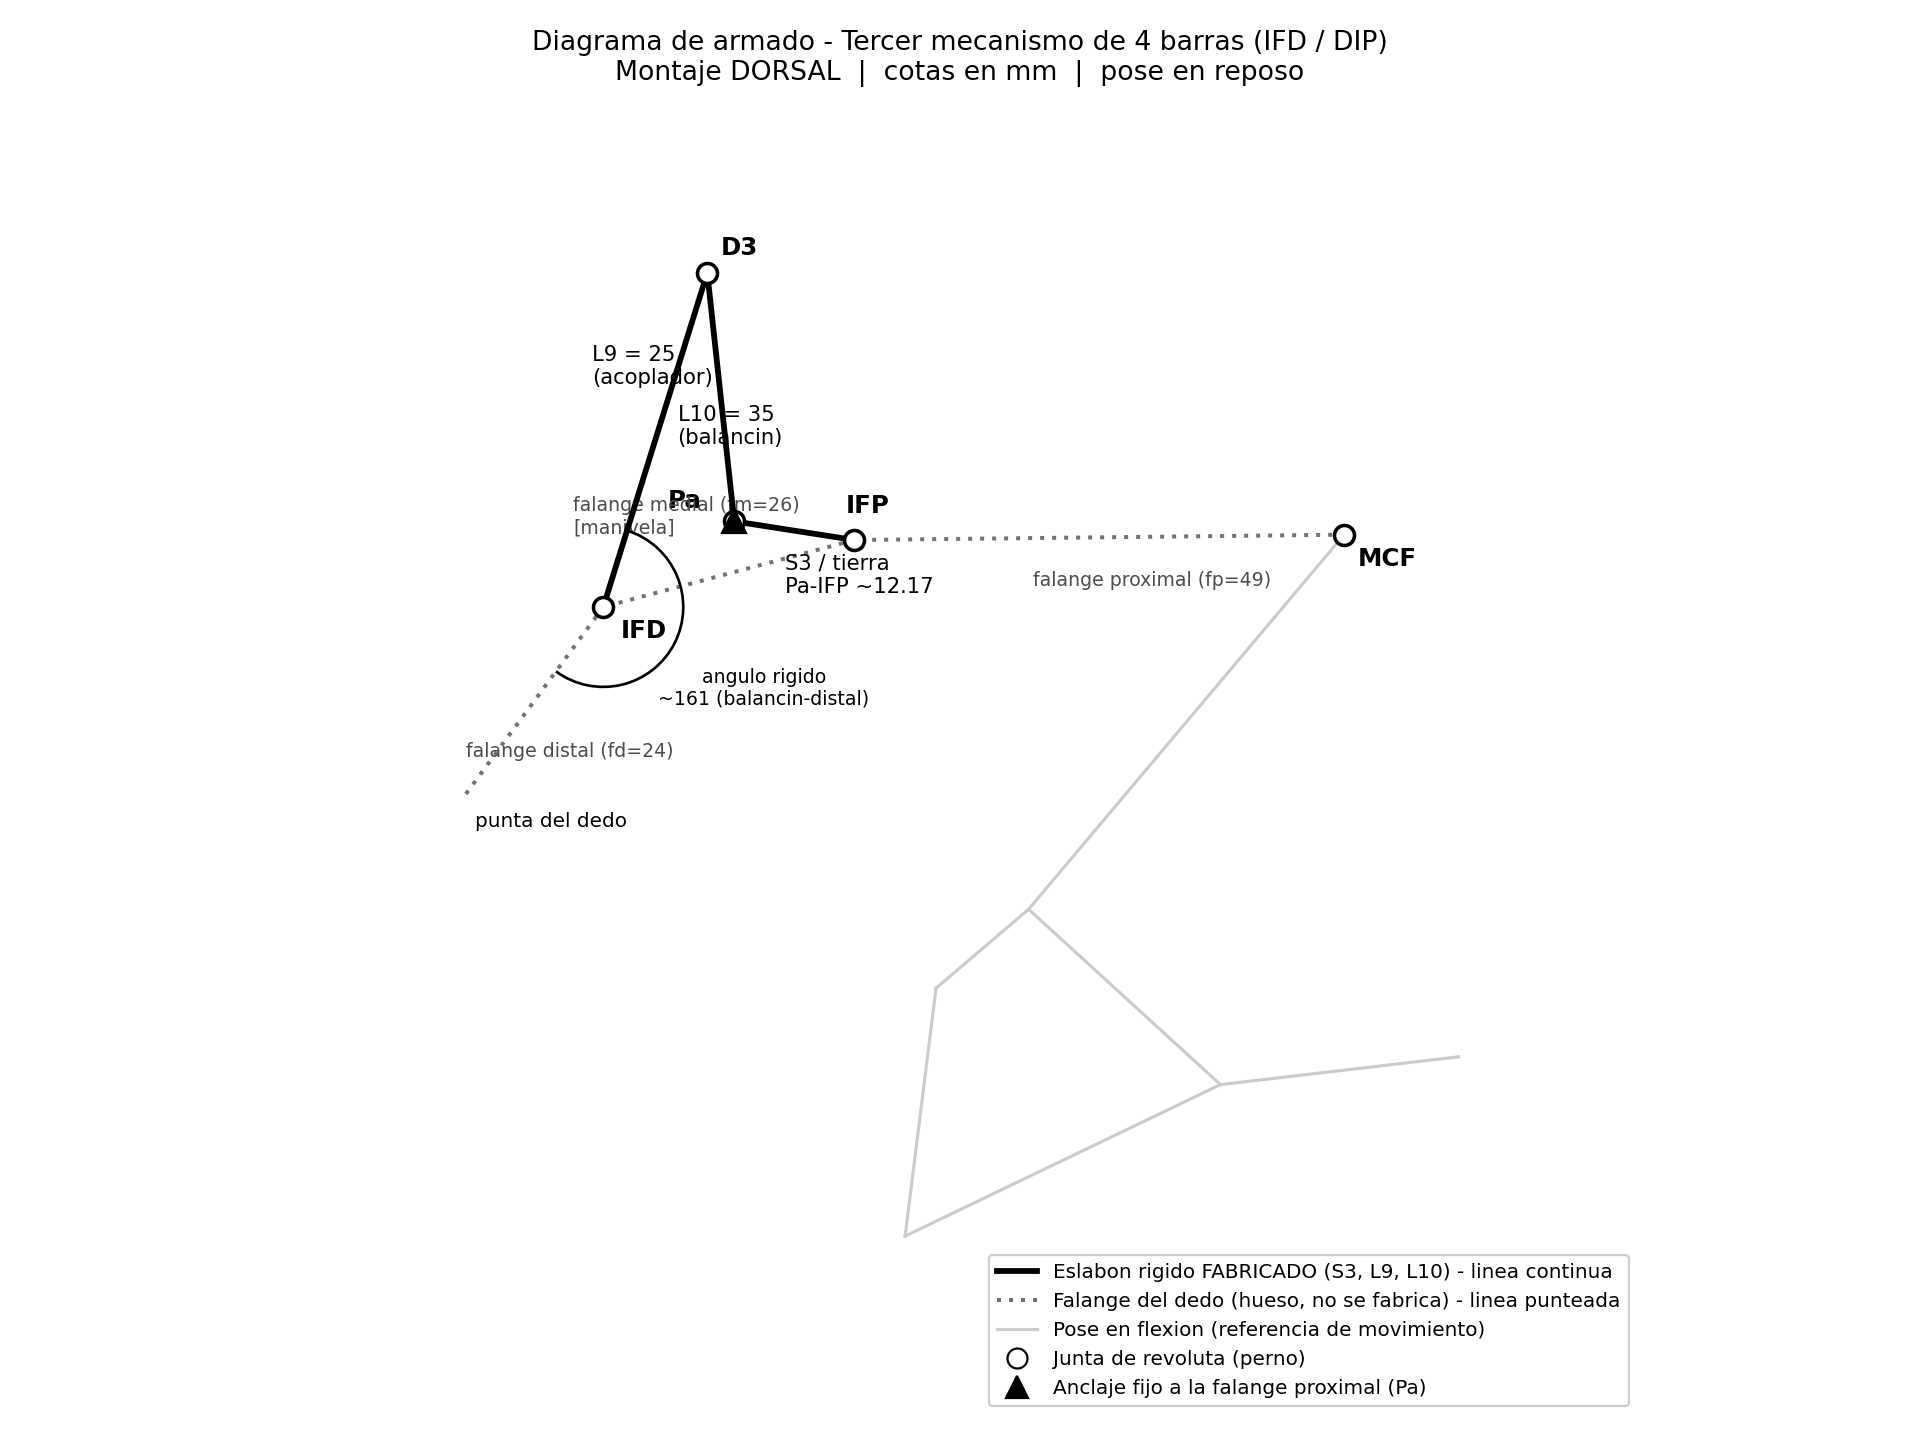

Generate this figure with Python:
"""
diagrama_armado_tercer_mecanismo.py
===================================
Genera un DIAGRAMA DE ARMADO limpio del tercer mecanismo de 4 barras (IFD/DIP),
pensado para guiar el modelado en CAD.

Convencion de lineas (segun pedido):
  - ESLABONES RIGIDOS FABRICADOS  -> LINEA CONTINUA (negra, gruesa)
        * Soporte/bancada S3 (tierra Pa-IFP, fija a la falange proximal)
        * Acoplador  L9  (D3 -> Pa)
        * Balancin   L10 (IFD -> D3), rigido con la falange distal
  - FALANGES DEL DEDO (huesos, NO se fabrican) -> LINEA PUNTEADA (gris)
        * Falange proximal (MCF -> IFP)
        * Falange medial   (IFP -> IFD)  [hace de manivela del 4 barras]
        * Falange distal   (IFD -> punta)

Estilo B/N de ingenieria. Usa la cinematica REAL del modulo.
"""
import numpy as np
import matplotlib
matplotlib.use("Agg")
import matplotlib.pyplot as plt
from matplotlib.lines import Line2D

import cinematica_tercer_mecanismo as K


def pose(j, gamma=None, dorsal=None):
    est = K.cinematica_paso(float(j))
    tm = K.tercer_mecanismo(est, gamma_bracket=gamma, dorsal_sign=dorsal)
    return est, tm


def dibujar():
    # Calibrar en reposo y obtener pose de reposo y pose flexionada
    est0, tm0 = pose(0)
    gamma, dorsal = tm0["gamma_bracket"], tm0["dorsal_sign"]
    est0, tm0 = pose(0, gamma, dorsal)
    estF, tmF = pose(132, gamma, dorsal)

    MCF = est0["MCF"]; IFP = est0["IFP"]; IFD = est0["IFD"]
    PF = tm0["PF"]; D3 = tm0["D3"]; Pa = tm0["Pa"]

    fig, ax = plt.subplots(figsize=(12, 9))
    ax.set_facecolor("white")

    SOLID = dict(color="black", lw=2.6, solid_capstyle="round", zorder=5)
    DASH  = dict(color="0.45", lw=1.8, linestyle=(0, (1, 2)), zorder=3)  # punteada
    GHOST = dict(color="0.8", lw=1.4, zorder=1)

    # --- Pose flexionada (fantasma, para indicar el movimiento) ---
    for a, b in [(estF["MCF"], estF["IFP"]), (estF["IFP"], estF["IFD"]),
                 (estF["IFD"], tmF["PF"]), (estF["IFD"], tmF["D3"]),
                 (tmF["D3"], tmF["Pa"]), (tmF["Pa"], estF["IFP"])]:
        ax.plot([a[0], b[0]], [a[1], b[1]], **GHOST)

    # --- Falanges (PUNTEADA) ---
    ax.plot([MCF[0], IFP[0]], [MCF[1], IFP[1]], **DASH)
    ax.plot([IFP[0], IFD[0]], [IFP[1], IFD[1]], **DASH)
    ax.plot([IFD[0], PF[0]],  [IFD[1], PF[1]],  **DASH)

    # --- Eslabones rigidos fabricados (CONTINUA) ---
    ax.plot([Pa[0], IFP[0]], [Pa[1], IFP[1]], **SOLID)   # tierra / soporte S3
    ax.plot([D3[0], Pa[0]],  [D3[1], Pa[1]],  **SOLID)   # acoplador L9
    ax.plot([IFD[0], D3[0]], [IFD[1], D3[1]], **SOLID)   # balancin L10

    # --- Arco que marca el angulo rigido balancin<->falange distal en IFD ---
    a1 = np.degrees(np.arctan2(D3[1] - IFD[1], D3[0] - IFD[0]))
    a2 = np.degrees(np.arctan2(PF[1] - IFD[1], PF[0] - IFD[0]))
    arc = plt.matplotlib.patches.Arc(IFD, 16, 16, angle=0,
                                     theta1=min(a1, a2), theta2=max(a1, a2),
                                     color="black", lw=1.2, zorder=4)
    ax.add_patch(arc)
    amid = np.radians((a1 + a2) / 2.0)
    ax.annotate("angulo rigido\n~161 (balancin-distal)",
                IFD + 18 * np.array([np.cos(amid), np.sin(amid)]),
                fontsize=8.5, ha="center", va="center")

    # --- Articulaciones (revoluta): circulos blancos borde negro ---
    joints = {"MCF": MCF, "IFP": IFP, "IFD": IFD, "Pa": Pa, "D3": D3}
    for name, p in joints.items():
        ax.plot(p[0], p[1], "o", mfc="white", mec="black", ms=9,
                mew=1.6, zorder=6)
    # Bancada fija (triangulo) en Pa para indicar anclaje a falange proximal
    ax.plot(Pa[0], Pa[1], "^", mfc="black", mec="black", ms=11, zorder=7)

    # --- Etiquetas de puntos ---
    off = {"MCF": (6, -14), "IFP": (-4, 12), "IFD": (8, -14),
           "Pa": (-30, 6), "D3": (6, 8)}
    for name, p in joints.items():
        dx, dy = off[name]
        ax.annotate(name, p, textcoords="offset points", xytext=(dx, dy),
                    fontsize=11, fontweight="bold")
    ax.annotate("punta del dedo", PF, textcoords="offset points",
                xytext=(6, -12), fontsize=9)

    # --- Etiquetas de eslabones ---
    def mid(a, b):
        return (a + b) / 2.0
    ax.annotate("L9 = 25\n(acoplador)", mid(D3, Pa),
                textcoords="offset points", xytext=(-58, 6), fontsize=9.5)
    ax.annotate("L10 = 35\n(balancin)", mid(IFD, D3),
                textcoords="offset points", xytext=(10, -2), fontsize=9.5)
    ax.annotate("S3 / tierra\nPa-IFP ~12.17", mid(Pa, IFP),
                textcoords="offset points", xytext=(-4, -28), fontsize=9.5)
    ax.annotate("falange proximal (fp=49)", mid(MCF, IFP),
                textcoords="offset points", xytext=(-30, -22), fontsize=8.5,
                color="0.3")
    ax.annotate("falange medial (fm=26)\n[manivela]", mid(IFP, IFD),
                textcoords="offset points", xytext=(-70, 18), fontsize=8.5,
                color="0.3")
    ax.annotate("falange distal (fd=24)", mid(IFD, PF),
                textcoords="offset points", xytext=(-30, -24), fontsize=8.5,
                color="0.3")

    # --- Leyenda con la convencion de lineas ---
    leg = [
        Line2D([0], [0], color="black", lw=2.6, label="Eslabon rigido FABRICADO (S3, L9, L10) - linea continua"),
        Line2D([0], [0], color="0.45", lw=1.8, linestyle=(0, (1, 2)), label="Falange del dedo (hueso, no se fabrica) - linea punteada"),
        Line2D([0], [0], color="0.8", lw=1.4, label="Pose en flexion (referencia de movimiento)"),
        Line2D([0], [0], marker="o", mfc="white", mec="black", lw=0, ms=9, label="Junta de revoluta (perno)"),
        Line2D([0], [0], marker="^", color="black", lw=0, ms=10, label="Anclaje fijo a la falange proximal (Pa)"),
    ]
    ax.legend(handles=leg, loc="lower right", fontsize=9, framealpha=0.95)

    ax.set_aspect("equal", adjustable="box")
    ax.axis("off")
    ax.set_title("Diagrama de armado - Tercer mecanismo de 4 barras (IFD / DIP)\n"
                 "Montaje DORSAL  |  cotas en mm  |  pose en reposo",
                 fontsize=12)

    # Margenes
    xs = [MCF[0], IFP[0], IFD[0], PF[0], D3[0], Pa[0],
          estF["IFD"][0], tmF["PF"][0], tmF["D3"][0]]
    ys = [MCF[1], IFP[1], IFD[1], PF[1], D3[1], Pa[1],
          estF["IFD"][1], tmF["PF"][1], tmF["D3"][1]]
    m = 18
    ax.set_xlim(min(xs) - m, max(xs) + m)
    ax.set_ylim(min(ys) - m, max(ys) + m)

    fig.tight_layout()
    out = "diagrama_armado_tercer_mecanismo.png"
    fig.savefig(out, dpi=160)
    plt.close(fig)
    return out


if __name__ == "__main__":
    out = dibujar()
    print("Diagrama de armado generado:", out)
